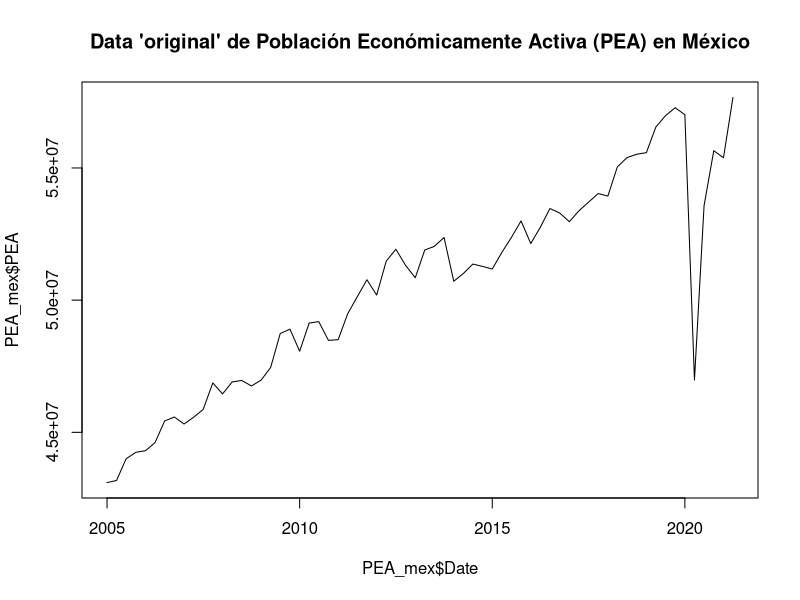
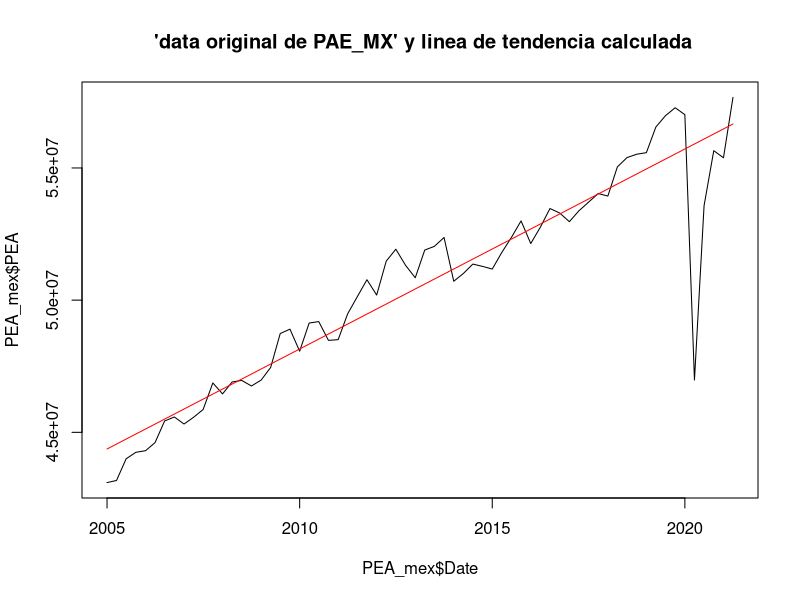
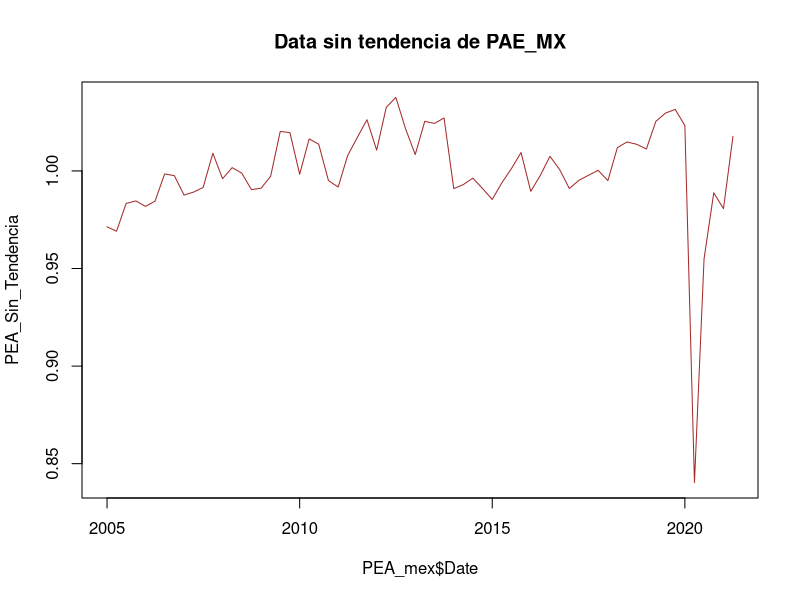
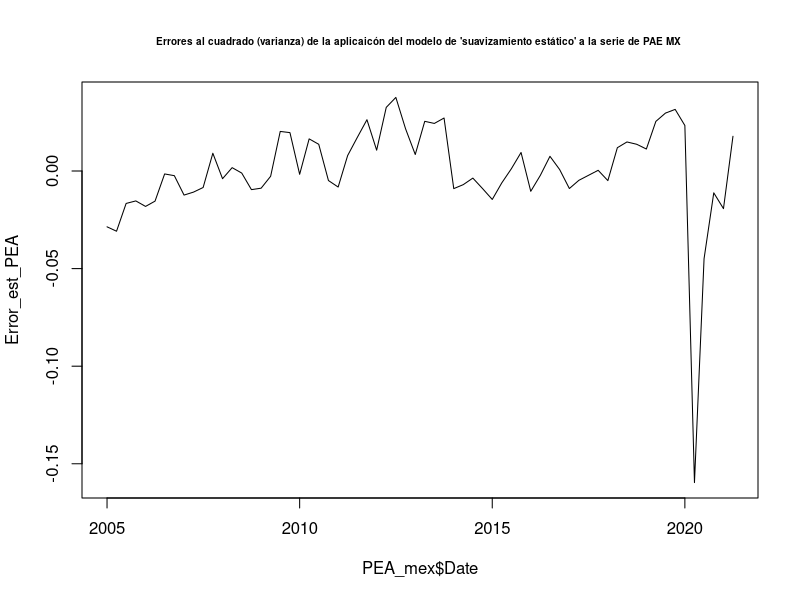
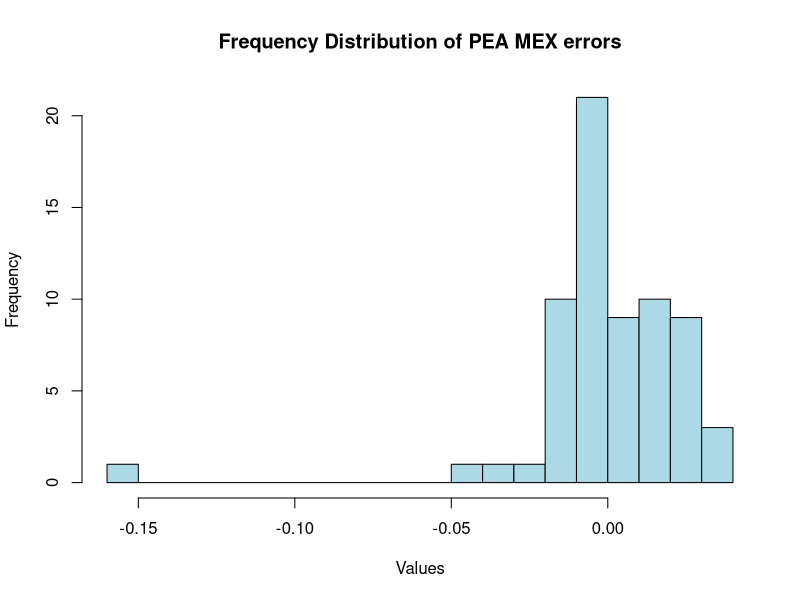
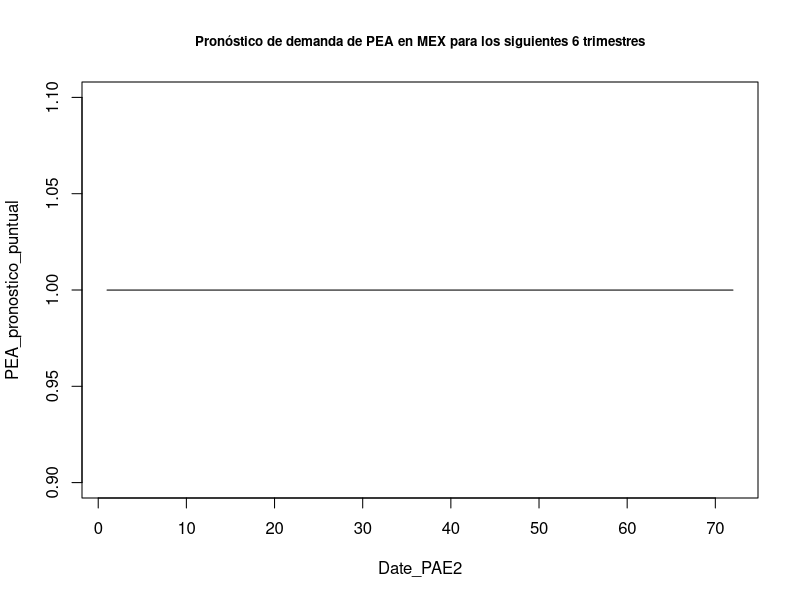
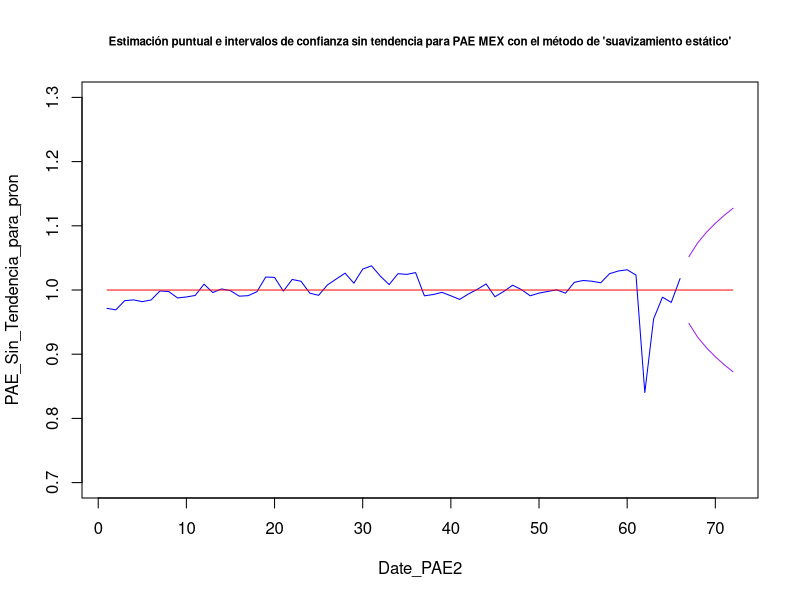
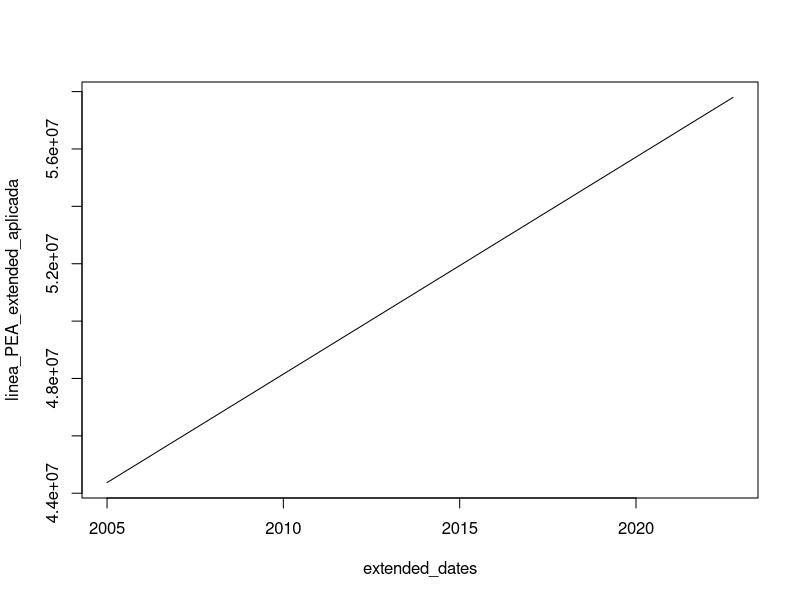

Reproduce these figures in R, in order. (Note: this script raises an error after producing the figures.)
## ---- chunk 1
knitr::opts_chunk$set(echo = TRUE)
## ---- chunk 2
install.packages("readxl")

library("readxl")


PEA_mex <-read_excel("PEA_MEX_pp.xlsx")
## ---- chunk 3
PEA_mex
summary(PEA_mex)
typeof(PEA_mex)
dim(PEA_mex)
## ---- chunk 4

plot(PEA_mex$Date, PEA_mex$PEA,type="l", main="Data 'original' de Población Económicamente Activa (PEA) en México")
## ---- chunk 5

linea_PEA<-lm(PEA~Date, data=PEA_mex)
linea_PEA
## ---- chunk 6
linea_PEA_aplicada <- predict(linea_PEA, newdata = data.frame(Date = PEA_mex$Date))

head(linea_PEA_aplicada)
tail(linea_PEA_aplicada)

## ---- chunk 7
plot(PEA_mex$Date, PEA_mex$PEA, type="l", main=" 'data original de PAE_MX' y linea de tendencia calculada")
lines(x = PEA_mex$Date, y = linea_PEA_aplicada, col = "red")
## ---- chunk 8
PEA_Sin_Tendencia<-PEA_mex$PEA/linea_PEA_aplicada

plot(PEA_mex$Date, PEA_Sin_Tendencia, type="l", main=" Data sin tendencia de PAE_MX ", col="brown")
## ---- chunk 9
PEA_MX_ruido_blanco <- PEA_Sin_Tendencia
head(PEA_MX_ruido_blanco)
tail(PEA_MX_ruido_blanco)
## ---- chunk 10
Error_est_PEA<-PEA_MX_ruido_blanco-mean(PEA_MX_ruido_blanco)
head(Error_est_PEA)
tail(Error_est_PEA)

##Claculando la desviaicón estandar del error

sd_est_PEA<-sd(Error_est_PEA)
sd_est_PEA

plot(PEA_mex$Date, Error_est_PEA, type="l", main="Errores al cuadrado (varianza) de la aplicaicón del modelo de 'suavizamiento estático' a la serie de PAE MX ", cex.main=0.6)

## ---- chunk 11


mean(Error_est_PEA)
## ---- chunk 12
## Se calcula la varianza
var(Error_est_PEA)

## Se calcula la desviación estandar 
sd_est_PEA
## ---- chunk 13
hist(Error_est_PEA, breaks = 20, col = "lightblue", main = "Frequency Distribution of PEA MEX errors", xlab = "Values", ylab = "Frequency")

## ---- chunk 14
estimacion_puntual_PEA_ST<-mean(PEA_Sin_Tendencia)
estimacion_puntual_PEA_ST

## ---- chunk 15
##Creamos un eje x que incluya a los 66 datos + 6 que se pronosticarán
Date_PAE2<-c(1:72)


## Creamos el vector de datos que incluirá los  datos históricos  sin tendencia + 6 valores NA a pronosticar
PAE_Sin_Tendencia_para_pron<-c(PEA_Sin_Tendencia, rep(NA, times=6))
head(PAE_Sin_Tendencia_para_pron)
tail(PAE_Sin_Tendencia_para_pron)


## Entonces el mejor pronóstico que tenemos para eata técnica es la media de la serie sin tendencia 


PEA_pronostico_puntual <- rep(estimacion_puntual_PEA_ST, times=72)
head(PEA_pronostico_puntual)
tail(PEA_pronostico_puntual)

plot(Date_PAE2,PEA_pronostico_puntual, type="l", main = "Pronóstico de demanda de PEA en MEX para los siguientes 6 trimestres", cex.main=0.8, ylim=c(0.9, 1.1))
## ---- chunk 16
mean(PEA_MX_ruido_blanco)
## ---- chunk 17
tao<-c(1:6)
Lim_PEA<-2*sd_est_PEA*tao^.5
Lim_PEA
## ---- chunk 18

LI_PEA<-c(rep(NA, times=66), estimacion_puntual_PEA_ST-Lim_PEA)
head(LI_PEA)
tail(LI_PEA)

LS_PEA<-c(rep(NA, times=66), estimacion_puntual_PEA_ST+Lim_PEA)
head(LS_PEA)
tail(LS_PEA)

plot(Date_PAE2, PAE_Sin_Tendencia_para_pron, type="l", ylim = c(0.7,1.3) ,main="Estimación puntual e intervalos de confianza sin tendencia para PAE MEX con el método de 'suavizamiento estático'",col="Blue", cex.main=0.7)

lines(PEA_pronostico_puntual, col="Red")
lines(LI_PEA, col="Purple")
lines(LS_PEA, col="Purple")
## ---- chunk 19
# create a new data set with 72 rows
extended_dates <- seq(as.Date("2005-01-01"), as.Date("2022-10-01"), by = "quarter")
extended_trimester_PEA <- data.frame(Date = extended_dates, 
                                       PEA = rep(NA, length(extended_dates)))

head(extended_trimester_PEA)
tail(extended_trimester_PEA)

## ---- chunk 20


# copy the original data to the new data set for the first 66 rows
for(i in 1:66){
  extended_trimester_PEA$PEA[i] <- PEA_mex$PEA[i]
}

extended_trimester_PEA


# fit the model with the extended data set
linea_PEA_extended <- lm(PEA ~ Date, data = extended_trimester_PEA)
linea_PEA_extended

## ---- chunk 21
# predict values for the extended date range
linea_PEA_extended_aplicada <- predict(linea_PEA_extended, 
                                                newdata = data.frame(Date = extended_dates))
linea_PEA_extended_aplicada

# plot the predicted values
plot(extended_dates, linea_PEA_extended_aplicada, type = "l")
## ---- chunk 22

##Creando el vector original + los valores a predecir como NAs
PEA_original_para_pron<-c(PEA_mex$PEA, rep(NA, times=6))
head(PEA_original_para_pron)



Est_punt_PEA_ajustada<-c(rep(NA, times=66), mean(PEA_pronostico_puntual)*linea_PEA_extended_aplicada[67:72])
head(Est_punt_PEA_ajustada)
tail(Est_punt_PEA_ajustada)

# plot the original data and the predicted values together
plot(extended_dates, PEA_original_para_pron, main="PEA pronóstico (con método estático) ajustado con componente de estacionalidad",type="l", xlab="Year", ylab="PEA", cex.main=0.8)
lines(extended_dates, Est_punt_PEA_ajustada, col="blue")


legend("bottomright", legend = c("PEA historico", "Pronóstico calculado con método estático"), 
       col = c("black", "blue"), lty = 1)


## ---- chunk 23

LI_PEA_ajustado<-c(rep(NA, times=66), LI_PEA[67:72]*linea_PEA_extended_aplicada[67:72])
LI_PEA_ajustado

LS_PEA_ajustado<-c(rep(NA, times=66), LS_PEA[67:72]*linea_PEA_extended_aplicada[67:72])
LS_PEA_ajustado


# Plot only non-NA values
# plot the original data and the predicted values together


PEA_original_para_pron<-c(PEA_mex$PEA, rep(NA, times=6))
PEA_original_para_pron
dim(PEA_original_para_pron)


# plot the original data and the predicted values together
plot(extended_dates,PEA_MEX_completa$PEA, main="PEA pronostico (con método estático) ajustada con componente de trend + intervalos vs PEA real", type="l", xlab="Year", ylab="PEA", ylim=c(40000000, 65000000), cex.main=0.7)

lines(extended_dates, Est_punt_PEA_ajustada, col="blue")
x_vals <- c(rep(NA, times = 66), extended_dates[67:72])

lines(x_vals, LI_PEA_ajustado, col = "purple")
lines(x_vals, LS_PEA_ajustado, col = "purple")


legend("bottomright", legend = c("PEA original", "Pronóstico calculado con método estático"), 
       col = c("black", "blue"), lty = 1)


## ---- chunk 24
df_demanda_PEA_MX_pronostico<-data.frame(PEA_MEX_completa$PEA,
                                                Est_punt_PEA_ajustada, LI_PEA_ajustado, LS_PEA_ajustado)
View(df_demanda_PEA_MX_pronostico)

tail(df_demanda_PEA_MX_pronostico)
## ---- chunk 25
install.packages("readxl")

library("readxl")

PEA_MEX_completa <-read_excel("PEA_MEX_full.xlsx")
head(PEA_MEX_completa)
tail(PEA_MEX_completa)
## ---- chunk 26

##Primero formemos un vector con los valores reales 
PEA_MEX_completa_reales6 <- PEA_MEX_completa$PEA[67:72]
PEA_MEX_completa_reales6

## Despues formemos un vector con únicamente los valores pronósticados 
PEA_MEX_forecast6 <- Est_punt_PEA_ajustada[67:72]
PEA_MEX_forecast6

##Calculemos el MAPE entre estos dos vectores 

# First, calculate the absolute percentage error (APE) for each element in the vectors
APE_PEA_estatico <- abs((PEA_MEX_completa_reales6 - PEA_MEX_forecast6) / PEA_MEX_completa_reales6)

# Calculate the mean APE across all elements in the vectors
MAPE_PEA_estatico <- mean(APE_PEA_estatico) * 100

# Print the MAPE value
cat("El error tipo MAPE  para el forecast calculado con el método de 'suavizamiento estático'de la serie de PEA en MEX es:", MAPE_PEA_estatico, "%")


## ---- chunk 27
PEA_MEX_ts <-ts(PEA_mex$PEA, frequency =4, start =c(2005,1))
head(PEA_MEX_ts)
tail(PEA_MEX_ts)
## ---- chunk 28
plot(PEA_MEX_ts, main="PAE MEX train data en tipo time series (Valores de Enero de 2005 a Agosto de 2021)", cex.main=0.8)
## ---- chunk 29
PEA_MEX_ts_h1 <-HoltWinters(PEA_MEX_ts, gamma=FALSE)
PEA_MEX_ts_h1
## ---- chunk 30
PEA_MEX_ts_h1$alpha
## ---- chunk 31
PEA_MEX_ts_h1$beta

## ---- chunk 32
plot(PEA_MEX_ts_h1, main="Aplicaicón del método de Holt Winters a PEA MEX train data")
## ---- chunk 33
# Install the forecast package
install.packages("forecast")

# Load the forecast package
library(forecast)
## ---- chunk 34
PEA_MEX_ts_h1_fc <- forecast(PEA_MEX_ts_h1, h=6, level=0.95)
PEA_MEX_ts_h1_fc
## ---- chunk 35
plot(PEA_MEX_ts_h1_fc, main="Forecast de PAE MX usando el Método de Holt Winters con parámetro gamma ='False'", cex.main=0.8)
## ---- chunk 36
PEA_MEX_ts_h1$SSE
## ---- chunk 37

## Formemos un vector con únicamente los valores reales de los ultimos 6 trimestres 
PEA_completo_realest6 <- PEA_MEX_completa$PEA[67:72]
PEA_completo_realest6


## Formemos un vector con únicamente los valores pronósticados 
PEA_HW_forecast6 <- PEA_MEX_ts_h1_fc$mean
PEA_HW_forecast6



## ---- chunk 38

##Calculemos el MAPE entre estos dos vectores 

# First, calculate the absolute percentage error (APE) for each element in the vectors
APE_PEA_HW <- abs((PEA_completo_realest6 - PEA_HW_forecast6) / PEA_completo_realest6)

# Calculate the mean APE across all elements in the vectors
MAPE_PEA_HW <- mean(APE_PEA_HW) * 100

# Print the MAPE value
cat("MAPE error para el forecast calculado con el método de 'HoltWinters'es:", MAPE_PEA_HW, "%")
## ---- chunk 39
PEA_MEX_ts_h1$SSE
## ---- chunk 40
sse_PEA_hw <- ((PEA_MEX_ts_h1$SSE)/(length(PEA_MEX_ts)))^0.5
sse_PEA_hw
## ---- chunk 41
SSE_PEA_E <- sum(PEA_MX_ruido_blanco^2)
SSE_PEA_E
## ---- chunk 42
cat("MAPE error para el forecast calculado con el método de 'suavizamiento estático'es:", MAPE_PEA_estatico, "%")

  
cat("MAPE error para el forecast calculado con el método de 'HoltWinters'es:", MAPE_PEA_HW, "%")
## ---- chunk 43
LI_PEA_ajustado[67:72]
LS_PEA_ajustado[67:72]


intervalos_metodo_E<- data.frame(LI_PEA_ajustado_E =LI_PEA_ajustado[67:72], LS_PEA_ajustado_E= LS_PEA_ajustado[67:72])

intervalos_metodo_E

## ---- chunk 44
PEA_MEX_ts_h1_fc
